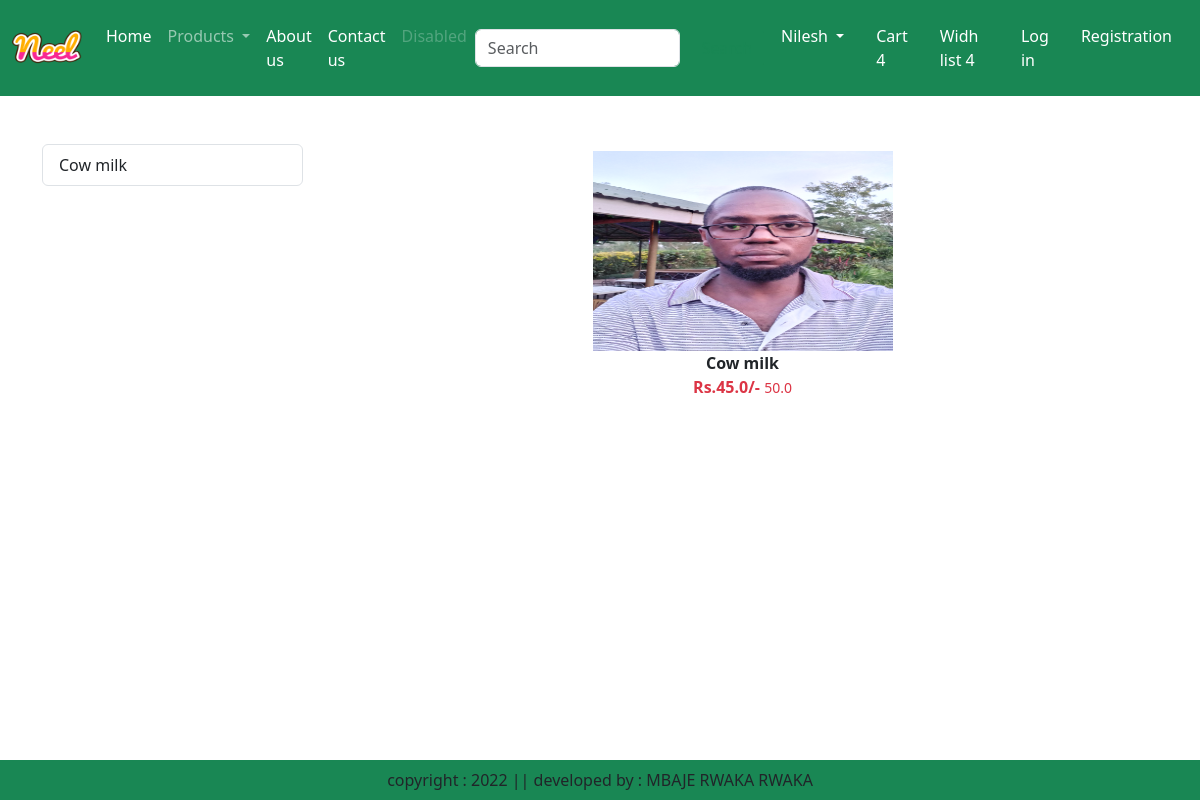
The app's page /category/ML, older data.
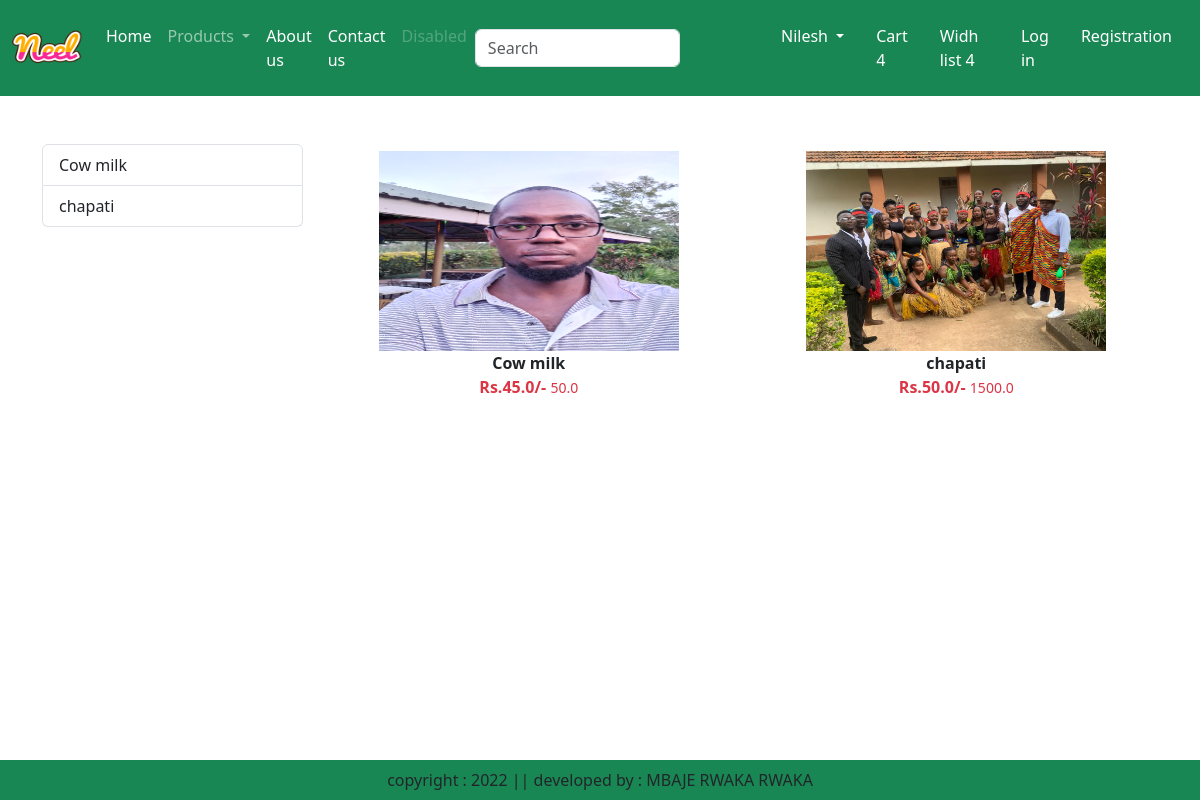
The same page, newer data.
### app/models.py (models this page shows, shortened)
class Product(models.Model):
    title = models.CharField(max_length=100)
    selling_price = models.FloatField()
    discounted_price = models.FloatField()
    description = models.TextField()
    composition = models.TextField(default='')
    prodapp = models.TextField(default='')
    category = models.CharField(choices=CATEGORY_CHOICES, max_length=2)
    product_image = models.ImageField(upload_to='product')

### app/views.py (the view)
# urls.py: path("category/<slug:val>", views.CategoryView.as_view(),name="category"),
class CategoryView(View):
    def get(self, request,val):
        product = Product.objects.filter(category=val)
        title = Product.objects.filter(category=val).values('title')
        return render(request, 'app/category.html', locals())

### app/templates/app/category.html (shortened to what this page needs)
{% extends 'app/base.html' %}
{% load static %}
{% block main-content %}
    <div class="container my-5">
        <div class="row">
            <div class="col-sm-3">
                <div class="list-group">
                    {% for val in title %}
                          <a href="{% url 'category-title' val.title %}" class="list-group-item list-group-item-action" aria-current="true">
                          {{val.title}} </a>
                     {% endfor %}
                </div>
            </div>
                 <div class="col-sm-9">
                    <div class="row">
                        {% for prod in product %}
                            <div class="col text-center mb-4">
                                <a href="{% url 'product-detail' prod.id %}" class="btn">
                                    <div>
                                        <img src="{{prod.product_image.url}}" width="300px" height="200px">
                                        <div class="fw-bold">{{prod.title}}</div>
                                        <div class="fw-bold text-danger">
                                            Rs.{{prod.discounted_price}}/-
                                            <small class="fw-light text-decoration-line-throught">{{prod.selling_price}}</small>
                                        </div>
                                    </div>
                                </a>
                            </div>
                        {% endfor %}
                    </div>
                 </div>
        </div>
    </div>
{% endblock main-content %}

### app/templates/app/base.html (shortened to what this page needs)
{% load static %}
<!DOCTYPE html>
    <head>
        <link href="https://cdn.jsdelivr.net/npm/bootstrap@5.3.0-alpha1/dist/css/bootstrap.min.css" rel="stylesheet">
        <link rel="stylesheet" href="">
        <link rel="stylesheet" href="{% static 'app/css/owl.carousel.min.css' %}"/>
        <link rel="stylesheet" href="{% static 'app/css/all.min.css' %}"/>
        <link rel="stylesheet" href="{% static 'app/css/style.css' %}"/>
    </head>
    <body>
        <nav class="navbar navbar-expand-lg navbar-dark bg-success">
            <div class="container-fluid">
              <a class="navbar-brand" href="#">
                <img src="{% static "app/images/Neel.png" %}" width="70" height="70"/>
              </a>
              <div class="collapse navbar-collapse" id="navbarSupportedContent">
                <ul class="navbar-nav me-auto mb-2 mb-lg-0">
                  <li class="nav-item">
                    <a class="nav-link active" aria-current="page" href="/">Home</a>
                  </li>
                  <li class="nav-item dropdown">
                    <a class="nav-link dropdown-toggle" href="#" role="button" data-bs-toggle="dropdown" aria-expanded="false">
                      Products
                    </a>
                  </li>
                  <li class="nav-item">
                    <a class="nav-link text-white" href="#">About us</a>
                  </li>
                  <li class="nav-item">
                    <a class="nav-link text-white" href="#">Contact us</a>
                  </li>
                  <li class="nav-item">
                    <a class="nav-link disabled">Disabled</a>
                  </li>
                </ul>
                <form class="d-flex" role="search">
                  <input class="form-control me-2" type="search" placeholder="Search" aria-label="Search">
                  <button class="btn btn-outline-success" type="submit">Search</button>
                </form>
              </div>
              <ul class="navbar-nav me auto mb-2 mb-lg-0">
                <li class="nav-item dropdown mx-2">
                  <a class="nav-link dropdown-toggle text-white" href="#" id="profileDropdown" role="button" data-bs-toggle="dropdown" aria-expanded="false"> Nilesh
                  </a>
               </li>
                   <li class="nav-item mx-2">
                    <a href="#" class="nav-link text-white">Cart 4</a>
                   </li>
                   <li class="nav-item mx-2">
                    <a href="#" class="nav-link text-white">Widh list 4</a>
                   </li>
                   <li class="nav-item mx-2">
                    <a href="#" class="nav-link text-white">Log in</a>
                   </li>
                   <li class="nav-item mx-2">
                    <a href="#" class="nav-link text-white">Registration</a>
                   </li>
              </ul>
            </div>
           </nav>
         {% block main-content %} {% endblock main-content %}
         <footer class="containner-fluid fixed-bottom bg-success text-center p-2 mt-5">
            copyright : 2022 || developed by : MBAJE RWAKA RWAKA

Row changes from the older to the newer data that the page shows:
added Product: product_image (picture), title "chapati", discounted_price "50.0", selling_price "1500.0"
Text that changed along with them:
new list line: "chapati"
